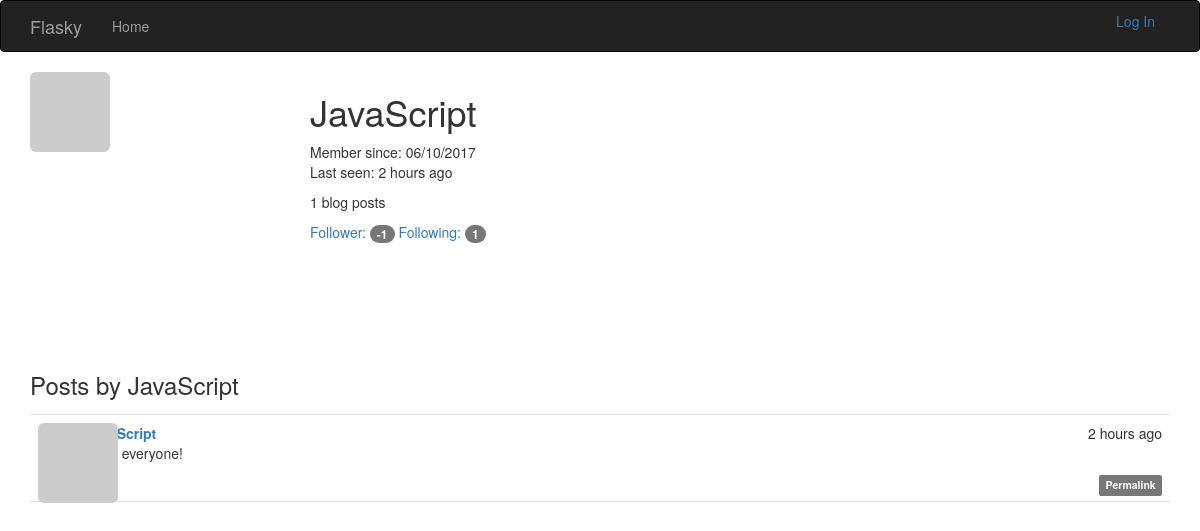
The page /user/JavaScript on the database as committed earlier.
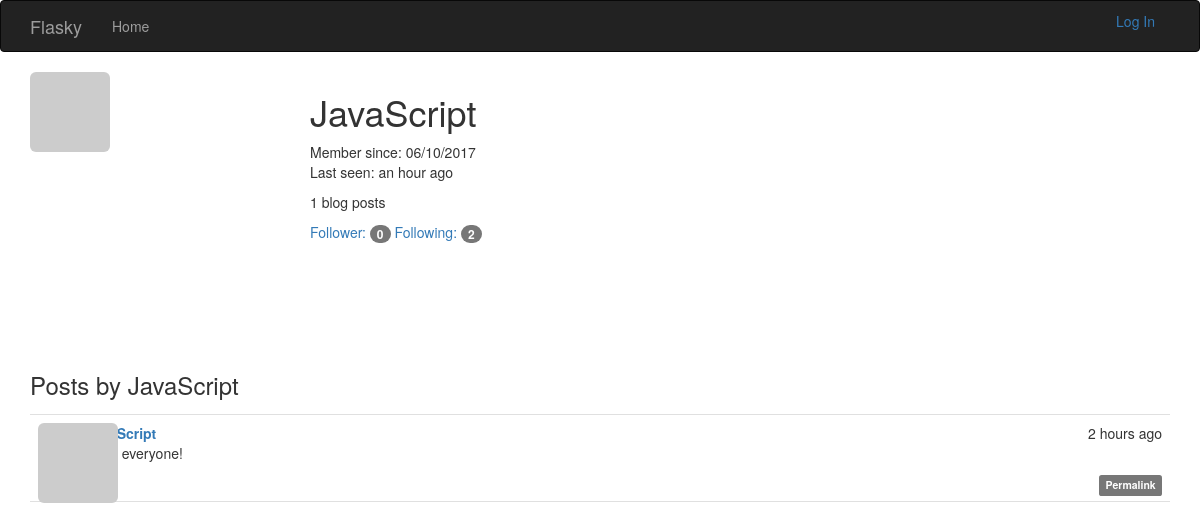
The same page on the database as committed later.
### app/models.py (models this page shows, shortened)
class User(UserMixin, db.Model):
    __tablename__ = 'users'
    id = db.Column(db.Integer, primary_key=True)
    email = db.Column(db.String(64), unique=True, index=True)
    username = db.Column(db.String(64), unique=True, index=True)
    role_id = db.Column(db.Integer, db.ForeignKey('roles.id'))
    password_hash = db.Column(db.String(128))
    confirmed = db.Column(db.Boolean, default=False)
    name = db.Column(db.String(64))
    location = db.Column(db.String(64))
    about_me = db.Column(db.Text())
    member_since = db.Column(db.DateTime(), default=datetime.utcnow)
    last_seen = db.Column(db.DateTime(), default=datetime.utcnow)
    avatar_hash = db.Column(db.String(32))
    posts = db.relationship("Post", backref="author", lazy="dynamic")
    followed = db.relationship("Follow", foreign_keys=[Follow.follower_id],
                               backref=db.backref('follower', lazy='joined'), lazy='dynamic',
                               cascade='all, delete-orphan')
    followers = db.relationship("Follow", foreign_keys=[Follow.followed_id],
                                backref=db.backref('followed', lazy='joined'), lazy='dynamic',
                                cascade='all, delete-orphan')
    @property
    def password(self):
        raise AttributeError("password is not a readable attribute")
    def gravatar(self, size=100, default="identicon", rating="g"):
        if request.is_secure:
            url = "http://secure.gravatar.com/avatar"
        else:
            url = 'http://www.gravatar.com/avatar'
        hash = self.avatar_hash or hashlib.md5(self.email.encode("utf-8")).hexdigest()
        return '{url}/{hash}?s={size}&d={default}&r={rating}'.format(
            url=url, hash=hash, size=size, default=default, rating=rating)

class Post(db.Model):
    __tabename__ = "posts"
    id = db.Column(db.Integer, primary_key=True)
    body = db.Column(db.Text)
    body_html = db.Column(db.Text)
    timestamp = db.Column(db.DateTime, index=True, default=datetime.utcnow)
    author_id = db.Column(db.Integer, db.ForeignKey("users.id"))

### app/main/views.py (the view)
@main.route("/user/<username>")
def user(username):
    user = User.query.filter_by(username=username).first()
    if user is None:
        abort(404)
    posts = user.posts.order_by(Post.timestamp.desc()).all()
    return render_template("user.html", user=user, posts=posts)

### app/auth/views.py (called while the page is built)
@auth.before_app_request
def before_request():
    if current_user.is_authenticated:
        current_user.ping()
        if not current_user.confirmed \
                and request.endpoint[:5] != "auth.":
            return redirect(url_for("auth.unconfirmed"))

### app/main/__init__.py (called while the page is built)
@main.app_context_processor
def inject_permissions():
    return dict(Permission=Permission)

### app/models.py (called while the page is built)
    def can(self, permissions):
        return False

    def is_administrator(self):
        return False

### app/templates/user.html (shortened to what this page needs)
{% extends 'base.html' %}
{% import "_macros.html" as macros %}
{% block page_content %}
    <img class="img-rounded profile-thumbnail" src="{{ user.gravatar(size=256) }}" >
	<div class="profile-header">
        <h1>{{ user.username }}</h1>
    <p>
        Member since: {{ moment(user.member_since).format("L") }}<br />
        Last seen: {{ moment(user.last_seen).fromNow() }}
    </p>
    <p>
        {{ user.posts.count() }} blog posts
    </p>
    <p>
        <a href="{{ url_for('.followers', username=user.username) }}">
            Follower: <span class="badge">{{ user.followers.count() - 1}}</span>
        </a>
        <a href="{{ url_for('.followed_by', username=user.username) }}">
            Following: <span class="badge">{{ user.followed.count() - 1}}</span>
        </a>
    </p>
	</div>
    <h3>Posts by {{ user.username }}</h3>
    {% include "_posts.html" %}
{% endblock %}

### app/templates/base.html (shortened to what this page needs)
{% extends 'bootstrap/base.html' %}
{% block head %}
	{{ super() }}
    <link rel="stylesheet"  href="{{ url_for("static", filename='css/styles.css') }}" type="text/css">
{% endblock %}
{% block navbar %}
<div class="navbar navbar-inverse" role='navigation'>
	<div class="container">
		<div class="navbar-header">
			<a class="navbar-brand" href="{{ url_for('main.index') }}">Flasky</a>
		</div>
		<div class="navbar-collapse collapse">
			<ul class="nav navbar-nav">
				<li><a href="{{ url_for('main.index') }}">Home</a></li>
			</ul>
            <ul class="nav navbar-right">
                {% if current_user.is_authenticated %}
                 <li class="dropdown">
                    <a href="#" class="dropdown-toggle" data-toggle="dropdown">
                        <img src="{{ current_user.gravatar(size=18) }}">
                        Account <b class="caret"></b></a>
                    <ul class="dropdown-menu">
                        <li><a href="{{ url_for('auth.change_password') }}">Change Password</a></li>
                        <li><a href="{{ url_for("auth.change_email_request") }}">Change Email</a></li>
                        <li><a href="{{ url_for('auth.logout') }}">Log Out</a></li>
                    </ul>
                </li>
                {% else %}
                <li>
                    <a href="{{ url_for('auth.login') }}">Log In</a>
                </li>
                {% endif %}
            </ul>
		</div>
	</div>
</div>
{% endblock %}
{% block content %}
	<div class="container">
		{% block page_content %}{% endblock %}
	</div>
{% endblock %}

### app/templates/_posts.html (shortened to what this page needs)
<ul class="posts">
    {% for post in posts %}
        <li class="post">
            <div class="post-thumbnail">
                <a href="{{ url_for(".user", username=post.author.username) }}">
                    <img class="img-rounded profile-thumbnail"
                         src="{{ post.author.gravatar(size=40) }}">
                </a>
            </div>
            <div class="post-content">
                <div class="post-date">
                    {{ moment(post.timestamp).fromNow() }}
                </div>
                <div class="post-author">
                    <a href="{{ url_for('.user', username=post.author.username) }}">
                        {{ post.author.username }}
                    </a>
                </div>
                <div class="post-body">
                    {% if post.body_html %}
                        {{ post.body_html | safe }}
                    {% else %}
                        {{ post.body }}
                    {% endif %}
                </div>
                <div class="post-footer">
                    <a href="{{ url_for('.post', id=post.id) }}">
                        <span class="label label-default">Permalink</span>
                    </a>
                </div>
            </div>
        </li>
    {% endfor %}
</ul>

### app/static/css/styles.css (style rules this page uses)
.profile-thumbnail { position: absolute; }
.profile-header { min-height: 260px; margin-left: 280px; }
ul.posts { list-style-type: none; padding: 0px; margin: 16px 0px 0px 0px; border-top: 1px solid #e0e0e0; }
ul.posts li.post { padding: 8px; border-bottom: 1px solid #e0e0e0; }
div.post-date { float: right; }
div.post-author { font-weight: bold; }
div.post-thumbnail { position: absolute; }
div.post-content { margin-left: 48px; min-height: 48px; }
div.post-footer { text-align: right; }

Rows that differ between the two databases and show on the page:
changed User "JavaScript": last_seen "2 hours ago" → "an hour ago"
Other text that changed with them:
{{ user.followers.count() - 1 }}: "-1" → "0"
{{ user.followed.count() - 1 }}: "1" → "2"
